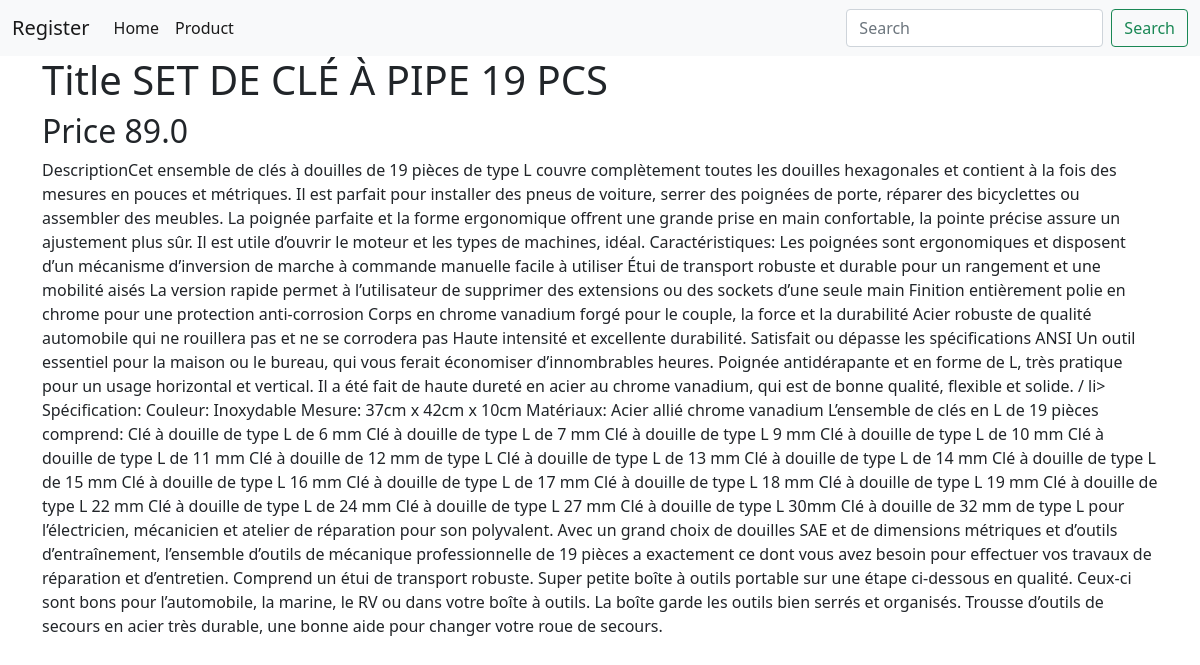
Screenshot of /ecomapp/set_de_cle/ with the database file from the repository.
### ecomapp/models.py (models this page shows, shortened)
class Product(models.Model):
    category = models.ForeignKey(Category,related_name='products', on_delete=models.CASCADE)
    title = models.CharField(max_length=200)
    slug = models.SlugField(max_length=200)
    description = models.TextField(blank=True,null=True)
    price = models.FloatField()

### ecomapp/views.py (the view)
# urls.py: path('<slug:slug>/', views.DetailProductView.as_view(), name='detail'),
class DetailProductView(generic.DetailView):
    template_name = "detail.html"
    def get_queryset(self):
        return Product.objects.filter()

### ecomapp/templates/detail.html
{% extends "ecomapp/base.html" %}
{% block main %}
    <h1 class="title"> Title {{ product.title}} </h1>
    <h2 class="subtitle">Price {{ product.price}} </h2>
    {% if product.description %}
      <p>Description{{ product.description}}</p>
    {% endif %}
{% endblock %}

### rows the page displays
Product: title "SET DE CLÉ À PIPE 19 PCS", price "89.0", description "Cet ensemble de clés à douilles de 19 pièces de type L couvre complètement toutes les douilles hexagonales et contient à la fois des mesures en pouces et métriques. Il est parfait pour installer des pneus de voiture, serrer des poignées de porte, réparer des bicyclettes ou assembler des meubles. La poignée parfaite et la forme ergonomique offrent une grande prise en main confortable, la pointe précise assure un ajustement plus sûr. Il est utile d’ouvrir le moteur et les types de machines, idéal. Caractéristiques: Les poignées sont ergonomiques et disposent d’un mécanisme d’inversion de marche à commande manuelle facile à utiliser Étui de transport robuste et durable pour un rangement et une…"
